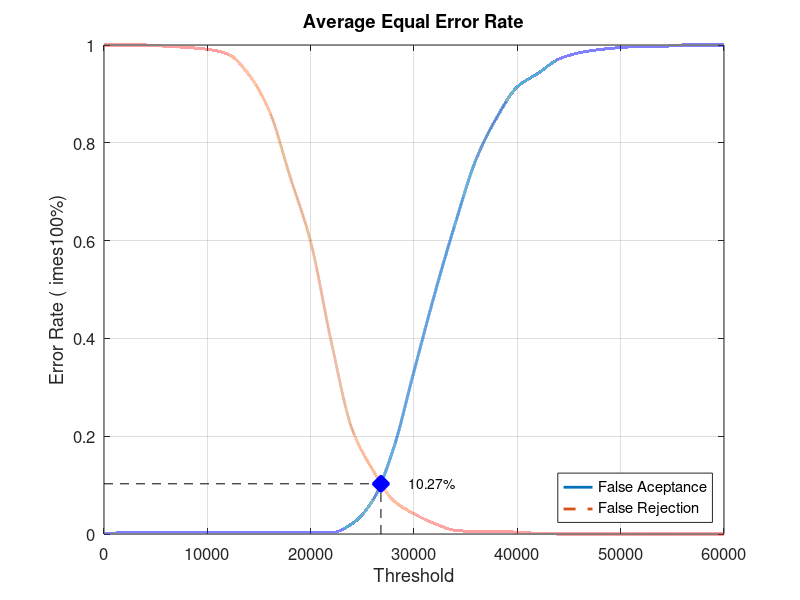
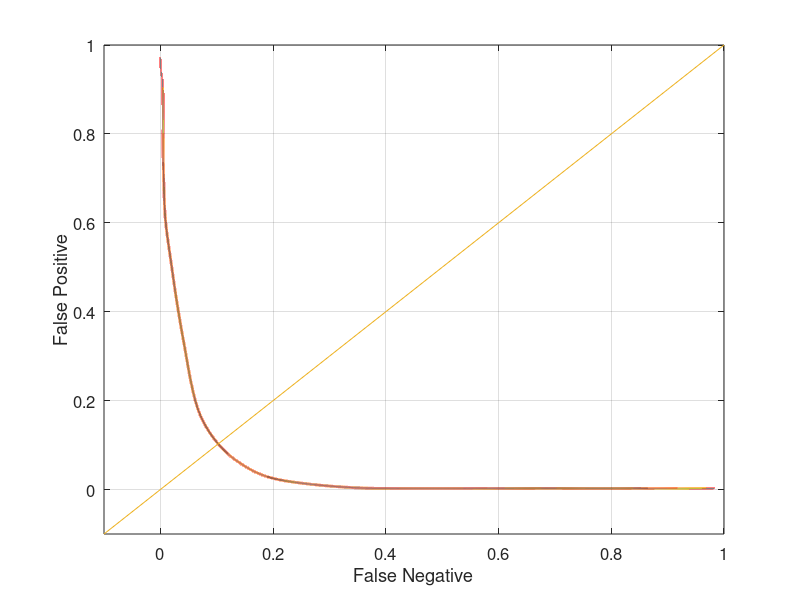

Here is the MATLAB script that generated these plots, in order:
close all;
clear;
clc;
x = 0:2000:60000;
xq = 0:0.5:60000;

y0 = [0 0.00263158 0.00263158 0.00263158 0.00263158 0.00263158 0.00263158 0.00263158 0.00263158 0.00263158 0.00263158 0.00263158 0.0210526 0.0684211 0.173684 0.332895 0.490789 0.635526 0.76579 0.851316 0.914474 0.942105 0.971053 0.984211 0.99079 0.994737 0.997368 0.997368 1 1 1]
yy0 = interp1(x, y0, xq, 'pchip');
y1 = [1 1 1 0.9975 0.995 0.99125 0.98125 0.94 0.865 0.73125 0.5975 0.3925 0.215 0.13125 0.06875 0.04125 0.02125 0.0075 0.005 0.005 0.00375 0.00125 0 0 0 0 0 0 0 0 0]
yy1 = interp1(x, y1, xq, 'pchip');

% Calculating EER: 
y2 = abs(y0 - y1);
find(y2 == min(y2))
yy2 = abs(yy0 - yy1);
xEER = find(yy2 == min(yy2));
xEERIndex = xq(xEER) % X-axis EER
yEER = yy0(xEER) % Y-axis EER

main = figure
plot(xq, yy0,'-','LineWidth', 2);	hold on
plot(xq, yy1,'--','LineWidth', 2);	hold on
plot([xEERIndex xEERIndex], [0 yEER], 'k--');	hold on
plot([0 xEERIndex], [yEER yEER], 'k--');	hold on
plot(xEERIndex, yEER, 'bx', 'LineWidth', 10);	hold on
text(xEERIndex + 10 * xEERIndex / 100, yEER, [num2str(round((10000 * yEER)) / 100) '%'])
legend('False Aceptance', 'False Rejection', 'Location', 'SouthEast')
xlabel('Threshold')
ylabel('Error Rate (	imes100%)')
title('Average Equal Error Rate')
set(gca, 'FontSize', 12)
axis([0 60000 0 1])
grid on

print(main, 'Experiment1AverageMain', '-dpng');
FNRxFPR = figure('Color', [1 1 1]);
plot(yy1, yy0, '-', yy1, yy0, 'LineWidth', 2);
hold on
y = -0.1:0.1:1
plot(y, y); 
set(gca, 'FontSize', 12)
xlabel('False Negative')
ylabel('False Positive')
axis([-0.1 1 -0.1 1])
set(gca, 'FontSize', 12)
grid on

print(FNRxFPR, 'Experiment1AverageFNRxFPR','-dpng');
